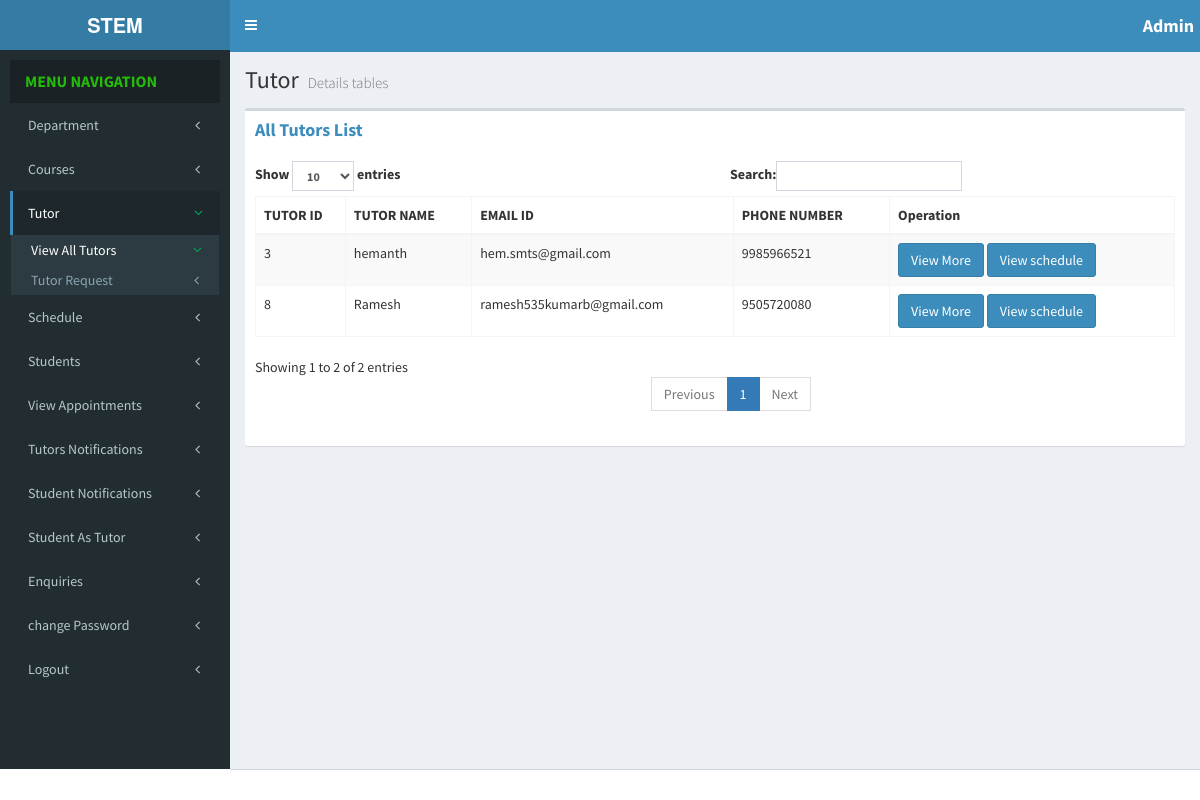
Page /STEM/admin/view_all_tutor.php (signed in) on the committed database.
### tables this page shows
CREATE TABLE IF NOT EXISTS `tutor` (
  `tutor_id` int(11) NOT NULL AUTO_INCREMENT,
  `tutor_name` varchar(50) DEFAULT NULL,
  `emailid` varchar(50) DEFAULT NULL,
  `password` varchar(50) DEFAULT NULL,
  `phone_number` bigint(20) DEFAULT NULL,
  `subject` varchar(50) DEFAULT NULL,
  `working_hours` int(11) DEFAULT NULL,
  `working_days` varchar(50) DEFAULT NULL,
  `status` varchar(50) DEFAULT 'pending',
  `schedule_status` varchar(50) DEFAULT 'unschedule',
  PRIMARY KEY (`tutor_id`),
  UNIQUE KEY `emailid` (`emailid`)
);

### STEM/admin/view_all_tutor.php (the view, shortened to what this page needs)
<!DOCTYPE html>
<html>
<head>
<link href="./bootstrap/css/bootstrap.min.css" rel="stylesheet" type="text/css" />
<link href="https://maxcdn.bootstrapcdn.com/font-awesome/4.3.0/css/font-awesome.min.css" rel="stylesheet" type="text/css" />
<link href="https://code.ionicframework.com/ionicons/2.0.1/css/ionicons.min.css" rel="stylesheet" type="text/css" />
<link href="./dist/css/AdminLTE.min.css" rel="stylesheet" type="text/css" />
<link href="./dist/css/skins/_all-skins.min.css" rel="stylesheet" type="text/css" /></head>
<body class="skin-blue sidebar-mini">
<div class="wrapper">
<header class="main-header">
<a href="#" class="logo"><span class="logo-mini"><b>Admin</b></span><span class="logo-lg"><b>STEM</b></span> </a>
<nav class="navbar navbar-static-top" role="navigation">
<a href="#" class="sidebar-toggle" data-toggle="offcanvas" role="button">
</a>
<div class="navbar-custom-menu">
<ul class="nav navbar-nav">
<li class="dropdown user user-menu">
<h4 style="color: white; padding: 6px;"><span class="logo-lg"><b>Admin</b></span> </h4>
</li>
</ul>
</div>
</nav>
</header>
<aside class="main-sidebar">
<section class="sidebar">
<div class="user-panel">
<ul class="sidebar-menu">
<li class="header">MENU NAVIGATION</li>
<li class="treeview">
<a href="#"><span>Department</span>
<i class="fa fa-angle-left pull-right"></i>
</a>
</li>
<li class="treeview">
 <a href="#">
<span>Courses </span>
<i class="fa fa-angle-left pull-right"></i>
</a>
</li>
<li class="treeview active">
  <a href="#">
<span>Tutor</span><i class="fa fa-angle-left pull-right  text-green"></i>
  </a>
  <ul class="treeview-menu">
  <li class="active">
  	<a href="view_all_tutor.php">
  	<span>View All Tutors</span>
  	<i class="fa fa-angle-left pull-right  text-green"></i>
  	</a></li>
   <li>
<a href="request_tutor.php">
<span>Tutor Request</span>
<i class="fa fa-angle-left pull-right"></i>
</a>
</li>
  </ul>
  </li>
  <li class="treeview">
  <a href="#">
<span>Schedule</span><i class="fa fa-angle-left pull-right"></i>
  </a>
  </li>
<li class="treeview">
<a href="#">
<span>Students</span>
<i class="fa fa-angle-left pull-right"></i>
</a>
</li>
<li class="treeview">
<a href="appointments.php">
<span>View Appointments</span>
<i class="fa fa-angle-left pull-right"></i>
</a>
</li>
<li class="treeview">
<a href="tutor_Notifications.php">
<span>Tutors Notifications</span>
<i class="fa fa-angle-left pull-right"></i>
</a>
</li>
<li class="treeview">
  <a href="#">
<span>Student Notifications</span><i class="fa fa-angle-left pull-right"></i>
  </a>
  </li>
<li class="treeview">
<a href="std_become_tutor.php">
<span>Student As Tutor</span>
<i class="fa fa-angle-left pull-right"></i>
</a>
</li>
<li class="treeview">
<a href="enquiries.php">
<span>Enquiries</span>
<i class="fa fa-angle-left pull-right"></i>
</a>
</li>
<li class="treeview">
<a href="changepass.php?action=admin">
<span>change Password</span>
<i class="fa fa-angle-left pull-right"></i>
</a>
</li>
<li class="treeview">
<a href="logout.php">
<span>Logout</span>
<i class="fa fa-angle-left pull-right"></i>
</a>
</li>
</ul>
</section>
</aside>
<div class="content-wrapper">
<section class="content-header">
<h1></i>
Tutor
<small>Details tables</small>
</h1>
<ol class="breadcrumb">
</ol>
</section>
<section class="content">
<div class="row">
<div class="col-xs-12">
<div class="box">
<div class="box-header">
<h1 class="box-title">
<a></i><b>All Tutors List</b></a>
</h1>
</div>
<div class="box-body">
<table id="example1"  class="table table-bordered table-striped">
<thead>
<tr>
<th>TUTOR ID</th>
<th>TUTOR NAME</th>
<th>EMAIL ID</th>
<th>PHONE NUMBER</th>
<th>Operation</th>
</tr>
</thead>
<tbody>
<?php
$sql="select * from tutor where status='Accept'";
$res=mysql_query($sql);
if(mysql_num_rows($res)>0){
while($rs=mysql_fetch_assoc($res)){
	?>
	<tr>
	<td><?=$rs['tutor_id']?></td>
	<td><?=$rs['tutor_name']?></td>
	<td><?=$rs['emailid']?></td>
	<td><?=$rs['phone_number']?></td>
	<td>
	<a href="tutor_moreDtailes.php?tutor_id=<?=$rs['tutor_id']?>" class="btn btn-primary">View More</a>
	<a href="tutor_search.php?tutor_id=<?=$rs['tutor_id']?>" class="btn btn-primary">View schedule</a>
	</td>
	</tr>
<?php
	}
}
?>
</tbody>
</table>
</div>
</div>
</div>
</div>
</section>
</div>
</div>
<footer class="main-footer">
</footer>
</body>
</html>

### rows in the picture
tutor: tutor_id "3", tutor_name "hemanth", emailid "hem.smts@gmail.com", phone_number "9985966521"
tutor: tutor_id "8", tutor_name "Ramesh", emailid "ramesh535kumarb@gmail.com", phone_number "9505720080"
